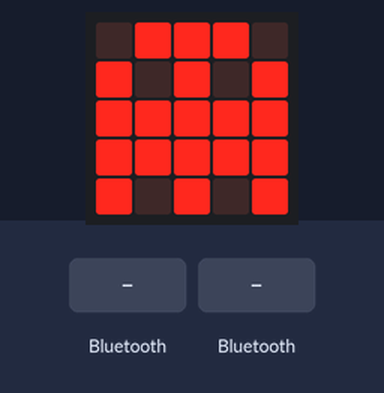
Simulated run of this program. Board: BBC micro:bit (MakeCode). On the bench: the board's 5×5 LED display. The test bench sets the inputs (shaded band).

Above: at 1.8 s.
1.9 s: a phone connects over Bluetooth
At 3.1 s:
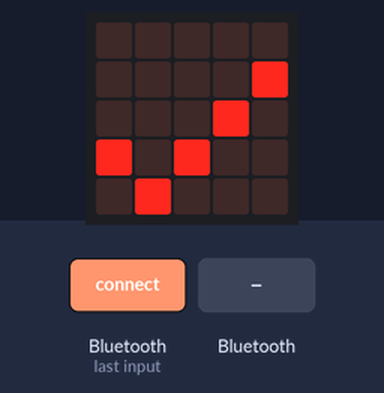
3.4 s: "1" arrives over Bluetooth UART
At 4.5 s:
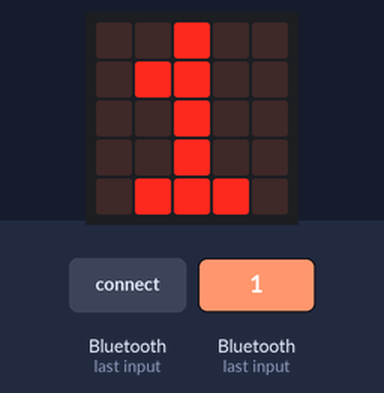
4.9 s: a phone disconnects over Bluetooth
At 5.6 s:
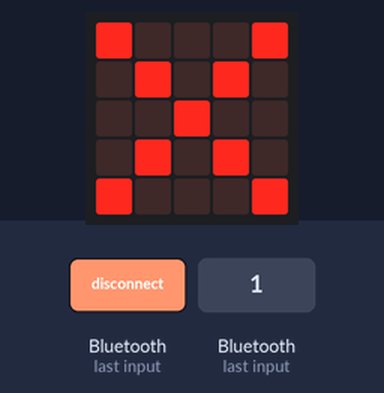
Timing chart, 0 to 7.9 s (numbered marks = the images above; inputs shaded):
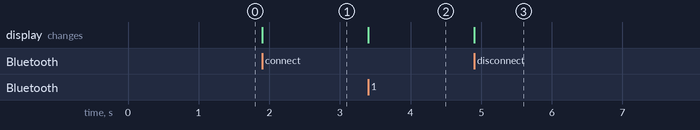

The program:

main.ts
```typescript
bluetooth.onBluetoothConnected(function () {
    basic.showIcon(IconNames.Yes)
    uartData = bluetooth.uartReadUntil(serial.delimiters(Delimiters.Hash))
    basic.showString(uartData)
})
bluetooth.onBluetoothDisconnected(function () {
    basic.showIcon(IconNames.No)
})
let uartData = ""
bluetooth.startUartService()
basic.showIcon(IconNames.Ghost)
```

test.ts
```typescript
// sem patria testy; keď sa tento balík použije ako rozšírenie, nebudú sa kompilovať.
```

Measured:
- after the input at 1.9 s, the display: changes at once (image 1)
- after the input at 3.4 s, the display: changes at once (image 2)
- after the input at 4.9 s, the display: changes at once (image 3)
